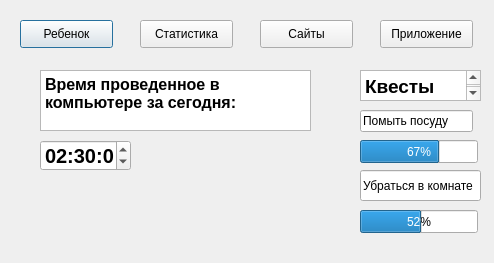
<?xml version="1.0" encoding="UTF-8"?>
<ui version="4.0">
 <class>Dialog</class>
 <widget class="QDialog" name="Dialog">
  <property name="geometry">
   <rect>
    <x>0</x>
    <y>0</y>
    <width>494</width>
    <height>263</height>
   </rect>
  </property>
  <property name="windowTitle">
   <string>Dialog</string>
  </property>
  <widget class="QPushButton" name="Kid">
   <property name="geometry">
    <rect>
     <x>20</x>
     <y>20</y>
     <width>93</width>
     <height>28</height>
    </rect>
   </property>
   <property name="text">
    <string>Ребенок</string>
   </property>
  </widget>
  <widget class="QPushButton" name="statistics">
   <property name="geometry">
    <rect>
     <x>140</x>
     <y>20</y>
     <width>93</width>
     <height>28</height>
    </rect>
   </property>
   <property name="text">
    <string>Статистика</string>
   </property>
  </widget>
  <widget class="QPushButton" name="sites">
   <property name="geometry">
    <rect>
     <x>260</x>
     <y>20</y>
     <width>93</width>
     <height>28</height>
    </rect>
   </property>
   <property name="text">
    <string>Сайты</string>
   </property>
  </widget>
  <widget class="QPushButton" name="application">
   <property name="geometry">
    <rect>
     <x>380</x>
     <y>20</y>
     <width>93</width>
     <height>28</height>
    </rect>
   </property>
   <property name="text">
    <string>Приложение</string>
   </property>
  </widget>
  <widget class="QTextEdit" name="textEdit">
   <property name="geometry">
    <rect>
     <x>360</x>
     <y>70</y>
     <width>121</width>
     <height>31</height>
    </rect>
   </property>
   <property name="html">
    <string>&lt;!DOCTYPE HTML PUBLIC &quot;-//W3C//DTD HTML 4.0//EN&quot; &quot;http://www.w3.org/TR/REC-html40/strict.dtd&quot;&gt;
&lt;html&gt;&lt;head&gt;&lt;meta name=&quot;qrichtext&quot; content=&quot;1&quot; /&gt;&lt;style type=&quot;text/css&quot;&gt;
p, li { white-space: pre-wrap; }
&lt;/style&gt;&lt;/head&gt;&lt;body style=&quot; font-family:'MS Shell Dlg 2'; font-size:7.8pt; font-weight:400; font-style:normal;&quot;&gt;
&lt;p style=&quot; margin-top:0px; margin-bottom:0px; margin-left:0px; margin-right:0px; -qt-block-indent:0; text-indent:0px;&quot;&gt;&lt;span style=&quot; font-size:14pt; font-weight:600;&quot;&gt;Квесты&lt;/span&gt;&lt;/p&gt;&lt;/body&gt;&lt;/html&gt;</string>
   </property>
  </widget>
  <widget class="QProgressBar" name="progressBar">
   <property name="geometry">
    <rect>
     <x>360</x>
     <y>140</y>
     <width>118</width>
     <height>23</height>
    </rect>
   </property>
   <property name="value">
    <number>67</number>
   </property>
  </widget>
  <widget class="QProgressBar" name="progressBar_2">
   <property name="geometry">
    <rect>
     <x>360</x>
     <y>210</y>
     <width>118</width>
     <height>23</height>
    </rect>
   </property>
   <property name="value">
    <number>52</number>
   </property>
  </widget>
  <widget class="QLineEdit" name="lineEdit">
   <property name="geometry">
    <rect>
     <x>360</x>
     <y>110</y>
     <width>113</width>
     <height>22</height>
    </rect>
   </property>
   <property name="text">
    <string>Помыть посуду</string>
   </property>
  </widget>
  <widget class="QLineEdit" name="lineEdit_2">
   <property name="geometry">
    <rect>
     <x>360</x>
     <y>170</y>
     <width>121</width>
     <height>31</height>
    </rect>
   </property>
   <property name="text">
    <string>Убраться в комнате</string>
   </property>
  </widget>
  <widget class="QTimeEdit" name="timeEdit">
   <property name="geometry">
    <rect>
     <x>40</x>
     <y>140</y>
     <width>91</width>
     <height>31</height>
    </rect>
   </property>
   <property name="font">
    <font>
     <pointsize>15</pointsize>
     <weight>75</weight>
     <italic>false</italic>
     <bold>true</bold>
     <underline>false</underline>
    </font>
   </property>
   <property name="calendarPopup">
    <bool>true</bool>
   </property>
   <property name="time">
    <time>
     <hour>2</hour>
     <minute>30</minute>
     <second>0</second>
    </time>
   </property>
  </widget>
  <widget class="QTextEdit" name="textEdit_2">
   <property name="geometry">
    <rect>
     <x>40</x>
     <y>70</y>
     <width>271</width>
     <height>61</height>
    </rect>
   </property>
   <property name="html">
    <string>&lt;!DOCTYPE HTML PUBLIC &quot;-//W3C//DTD HTML 4.0//EN&quot; &quot;http://www.w3.org/TR/REC-html40/strict.dtd&quot;&gt;
&lt;html&gt;&lt;head&gt;&lt;meta name=&quot;qrichtext&quot; content=&quot;1&quot; /&gt;&lt;style type=&quot;text/css&quot;&gt;
p, li { white-space: pre-wrap; }
&lt;/style&gt;&lt;/head&gt;&lt;body style=&quot; font-family:'MS Shell Dlg 2'; font-size:7.8pt; font-weight:400; font-style:normal;&quot;&gt;
&lt;p style=&quot; margin-top:0px; margin-bottom:0px; margin-left:0px; margin-right:0px; -qt-block-indent:0; text-indent:0px;&quot;&gt;&lt;span style=&quot; font-size:12pt; font-weight:600;&quot;&gt;Время проведенное в компьютере за сегодня:&lt;/span&gt;&lt;/p&gt;&lt;/body&gt;&lt;/html&gt;</string>
   </property>
  </widget>
 </widget>
 <resources/>
 <connections/>
</ui>
